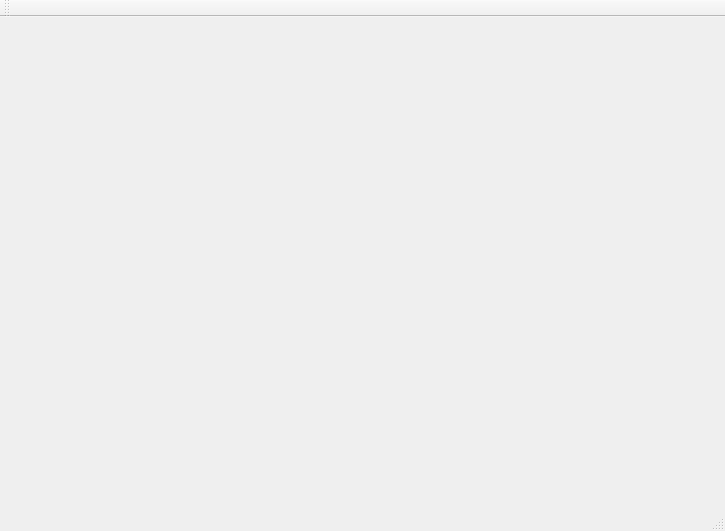
<?xml version="1.0" encoding="UTF-8"?>
<ui version="4.0">
 <class>MainWindow</class>
 <widget class="QMainWindow" name="MainWindow">
  <property name="geometry">
   <rect>
    <x>0</x>
    <y>0</y>
    <width>725</width>
    <height>531</height>
   </rect>
  </property>
  <property name="minimumSize">
   <size>
    <width>400</width>
    <height>400</height>
   </size>
  </property>
  <property name="windowTitle">
   <string>MainWindow</string>
  </property>
  <widget class="QWidget" name="centralWidget">
   <widget class="QWidget" name="layoutWidget">
    <property name="geometry">
     <rect>
      <x>30</x>
      <y>-60</y>
      <width>1301</width>
      <height>757</height>
     </rect>
    </property>
    <layout class="QGridLayout" name="gridLayout_5">
     <item row="1" column="2">
      <layout class="QVBoxLayout" name="verticalLayout">
       <item>
        <widget class="QCheckBox" name="light0">
         <property name="text">
          <string>Headlight</string>
         </property>
         <property name="checked">
          <bool>true</bool>
         </property>
        </widget>
       </item>
       <item>
        <widget class="QCheckBox" name="light1">
         <property name="text">
          <string>Spotlight 1</string>
         </property>
         <property name="checked">
          <bool>false</bool>
         </property>
        </widget>
       </item>
       <item>
        <widget class="QCheckBox" name="light2">
         <property name="text">
          <string>Spotlight 2</string>
         </property>
         <property name="checked">
          <bool>false</bool>
         </property>
        </widget>
       </item>
       <item>
        <widget class="QCheckBox" name="light3">
         <property name="text">
          <string>Ambient</string>
         </property>
         <property name="checked">
          <bool>true</bool>
         </property>
        </widget>
       </item>
       <item>
        <widget class="QCheckBox" name="boundingBox">
         <property name="text">
          <string>Call Drone</string>
         </property>
         <property name="checked">
          <bool>false</bool>
         </property>
        </widget>
       </item>
      </layout>
     </item>
     <item row="1" column="3">
      <layout class="QVBoxLayout" name="verticalLayout_2">
       <item>
        <layout class="QGridLayout" name="gridLayout_2">
         <item row="0" column="1">
          <widget class="QPushButton" name="changeTex1">
           <property name="text">
            <string>Change Texture 1</string>
           </property>
          </widget>
         </item>
         <item row="1" column="1">
          <widget class="QPushButton" name="changeTex2">
           <property name="text">
            <string>Change Texture 2</string>
           </property>
          </widget>
         </item>
         <item row="1" column="0">
          <widget class="QCheckBox" name="texture2">
           <property name="text">
            <string>Texture 2</string>
           </property>
           <property name="checked">
            <bool>true</bool>
           </property>
          </widget>
         </item>
         <item row="0" column="0">
          <widget class="QCheckBox" name="texture1">
           <property name="text">
            <string>Texture 1</string>
           </property>
           <property name="checked">
            <bool>true</bool>
           </property>
          </widget>
         </item>
        </layout>
       </item>
       <item>
        <layout class="QGridLayout" name="gridLayout_3">
         <item row="0" column="2">
          <widget class="QLabel" name="zoomin">
           <property name="text">
            <string>Zoom In</string>
           </property>
          </widget>
         </item>
         <item row="0" column="1">
          <widget class="QSlider" name="zoom">
           <property name="minimum">
            <number>1</number>
           </property>
           <property name="maximum">
            <number>8</number>
           </property>
           <property name="value">
            <number>4</number>
           </property>
           <property name="sliderPosition">
            <number>4</number>
           </property>
           <property name="orientation">
            <enum>Qt::Horizontal</enum>
           </property>
          </widget>
         </item>
         <item row="0" column="0">
          <widget class="QLabel" name="zoomout">
           <property name="text">
            <string>Zoom Out</string>
           </property>
          </widget>
         </item>
        </layout>
       </item>
      </layout>
     </item>
     <item row="1" column="1">
      <layout class="QGridLayout" name="gridLayout_4">
       <item row="0" column="0">
        <widget class="QLabel" name="label">
         <property name="text">
          <string>RobotVel</string>
         </property>
        </widget>
       </item>
       <item row="3" column="1">
        <widget class="QSlider" name="droneVel">
         <property name="minimum">
          <number>1</number>
         </property>
         <property name="maximum">
          <number>9</number>
         </property>
         <property name="orientation">
          <enum>Qt::Horizontal</enum>
         </property>
         <property name="tickPosition">
          <enum>QSlider::TicksAbove</enum>
         </property>
         <property name="tickInterval">
          <number>1</number>
         </property>
        </widget>
       </item>
       <item row="4" column="0">
        <widget class="QLabel" name="label_3">
         <property name="text">
          <string>DroneRot</string>
         </property>
        </widget>
       </item>
       <item row="3" column="0">
        <widget class="QLabel" name="label_2">
         <property name="text">
          <string>DroneVel</string>
         </property>
        </widget>
       </item>
       <item row="0" column="1">
        <widget class="QSlider" name="robotVel">
         <property name="minimum">
          <number>3</number>
         </property>
         <property name="maximum">
          <number>12</number>
         </property>
         <property name="sliderPosition">
          <number>6</number>
         </property>
         <property name="orientation">
          <enum>Qt::Horizontal</enum>
         </property>
         <property name="tickPosition">
          <enum>QSlider::TicksAbove</enum>
         </property>
         <property name="tickInterval">
          <number>1</number>
         </property>
        </widget>
       </item>
       <item row="4" column="1">
        <widget class="QSlider" name="droneRotVal">
         <property name="minimum">
          <number>2</number>
         </property>
         <property name="maximum">
          <number>20</number>
         </property>
         <property name="singleStep">
          <number>2</number>
         </property>
         <property name="orientation">
          <enum>Qt::Horizontal</enum>
         </property>
         <property name="tickPosition">
          <enum>QSlider::TicksAbove</enum>
         </property>
         <property name="tickInterval">
          <number>2</number>
         </property>
        </widget>
       </item>
       <item row="5" column="0" colspan="2">
        <widget class="QPushButton" name="toggleCamera">
         <property name="text">
          <string>Toggle Camera</string>
         </property>
        </widget>
       </item>
      </layout>
     </item>
     <item row="1" column="0">
      <layout class="QGridLayout" name="gridLayout">
       <item row="0" column="1">
        <widget class="QSlider" name="xRotSlider">
         <property name="minimum">
          <number>-10</number>
         </property>
         <property name="maximum">
          <number>10</number>
         </property>
         <property name="singleStep">
          <number>1</number>
         </property>
         <property name="pageStep">
          <number>1</number>
         </property>
         <property name="orientation">
          <enum>Qt::Horizontal</enum>
         </property>
         <property name="tickPosition">
          <enum>QSlider::TicksAbove</enum>
         </property>
         <property name="tickInterval">
          <number>1</number>
         </property>
        </widget>
       </item>
       <item row="0" column="0">
        <widget class="QLabel" name="xTran">
         <property name="text">
          <string>xTran</string>
         </property>
        </widget>
       </item>
       <item row="1" column="0">
        <widget class="QLabel" name="yTran">
         <property name="text">
          <string>yTran</string>
         </property>
        </widget>
       </item>
       <item row="4" column="1">
        <widget class="QSlider" name="zRotSlider">
         <property name="minimum">
          <number>-10</number>
         </property>
         <property name="maximum">
          <number>10</number>
         </property>
         <property name="singleStep">
          <number>1</number>
         </property>
         <property name="pageStep">
          <number>1</number>
         </property>
         <property name="orientation">
          <enum>Qt::Horizontal</enum>
         </property>
         <property name="tickPosition">
          <enum>QSlider::TicksAbove</enum>
         </property>
         <property name="tickInterval">
          <number>1</number>
         </property>
        </widget>
       </item>
       <item row="1" column="1">
        <widget class="QSlider" name="yRotSlider">
         <property name="minimum">
          <number>-10</number>
         </property>
         <property name="maximum">
          <number>10</number>
         </property>
         <property name="singleStep">
          <number>1</number>
         </property>
         <property name="pageStep">
          <number>1</number>
         </property>
         <property name="orientation">
          <enum>Qt::Horizontal</enum>
         </property>
         <property name="tickPosition">
          <enum>QSlider::TicksAbove</enum>
         </property>
         <property name="tickInterval">
          <number>1</number>
         </property>
        </widget>
       </item>
       <item row="4" column="0">
        <widget class="QLabel" name="zTran">
         <property name="text">
          <string>zTran</string>
         </property>
        </widget>
       </item>
      </layout>
     </item>
     <item row="0" column="0" colspan="4">
      <widget class="MyGLWidget" name="myGLWidget" native="true">
       <property name="minimumSize">
        <size>
         <width>0</width>
         <height>600</height>
        </size>
       </property>
       <property name="maximumSize">
        <size>
         <width>1280</width>
         <height>700</height>
        </size>
       </property>
      </widget>
     </item>
    </layout>
   </widget>
  </widget>
  <widget class="QMenuBar" name="menuBar">
   <property name="geometry">
    <rect>
     <x>0</x>
     <y>0</y>
     <width>725</width>
     <height>25</height>
    </rect>
   </property>
  </widget>
  <widget class="QToolBar" name="mainToolBar">
   <attribute name="toolBarArea">
    <enum>TopToolBarArea</enum>
   </attribute>
   <attribute name="toolBarBreak">
    <bool>false</bool>
   </attribute>
  </widget>
  <widget class="QStatusBar" name="statusBar"/>
 </widget>
 <layoutdefault spacing="6" margin="11"/>
 <customwidgets>
  <customwidget>
   <class>MyGLWidget</class>
   <extends>QWidget</extends>
   <header>myglwidget.h</header>
   <container>1</container>
  </customwidget>
 </customwidgets>
 <resources/>
 <connections/>
</ui>
